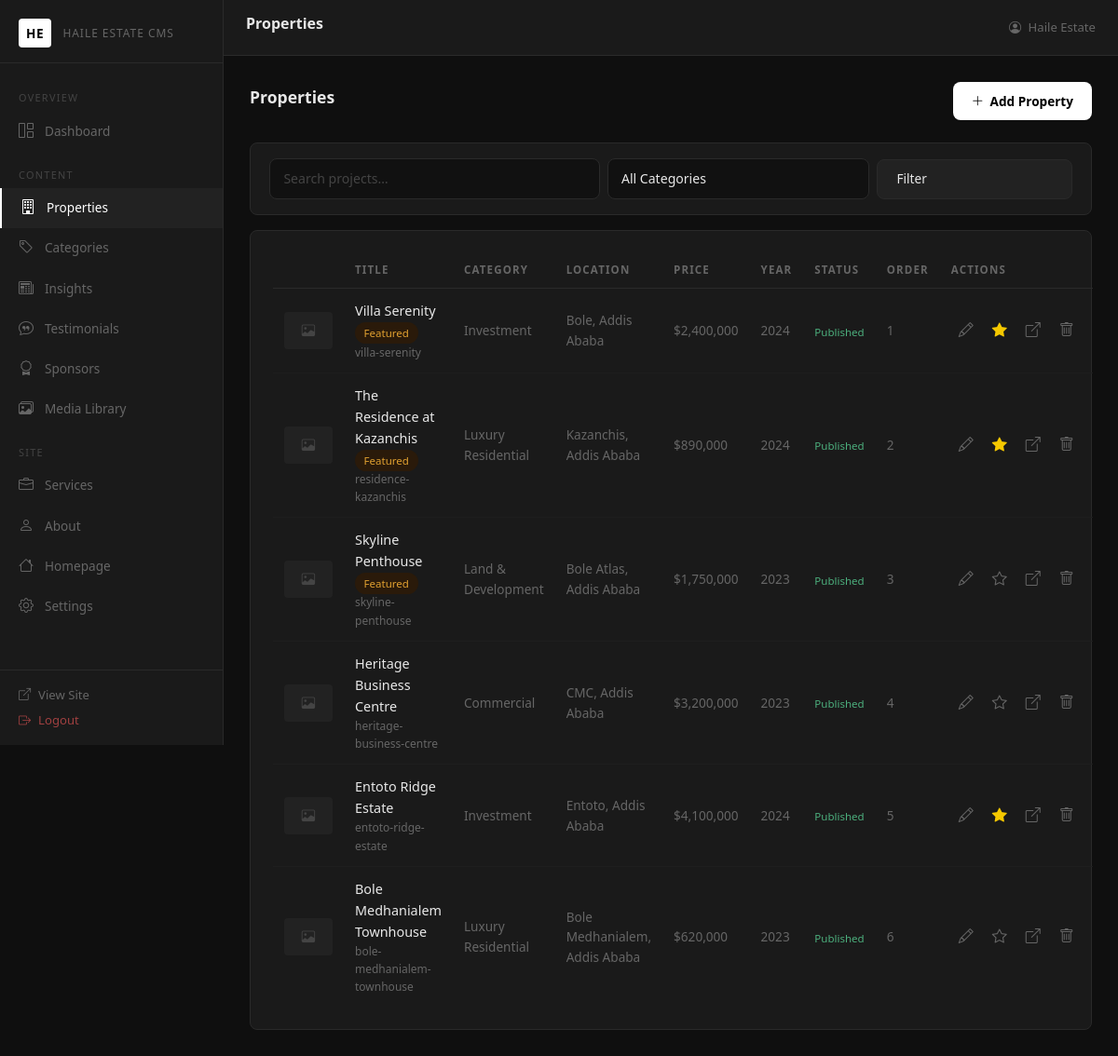
The app's page /admin/projects.php (signed in) with its own data.
### tables this page shows
CREATE TABLE `projects` (
  `id` int(11) NOT NULL AUTO_INCREMENT,
  `category_id` int(11) DEFAULT NULL,
  `client_id` int(11) DEFAULT NULL,
  `title` varchar(200) NOT NULL,
  `slug` varchar(220) NOT NULL,
  `short_description` varchar(300) DEFAULT NULL,
  `description` text DEFAULT NULL,
  `year` year DEFAULT NULL,
  `cover_image` varchar(255) DEFAULT NULL,
  `featured` tinyint(1) NOT NULL DEFAULT 0,
  `favorite` tinyint(1) NOT NULL DEFAULT 0,
  `status` enum('published','draft') NOT NULL DEFAULT 'draft',
  `display_order` int(11) NOT NULL DEFAULT 0,
  `location` varchar(200) DEFAULT NULL,
  `price` varchar(100) DEFAULT NULL,
  `bedrooms` int(11) DEFAULT NULL,
  `bathrooms` int(11) DEFAULT NULL,
  `area` varchar(100) DEFAULT NULL,
  `created_at` datetime NOT NULL DEFAULT CURRENT_TIMESTAMP,
  `updated_at` datetime NOT NULL DEFAULT CURRENT_TIMESTAMP ON UPDATE CURRENT_TIMESTAMP,
  PRIMARY KEY (`id`),
  UNIQUE KEY `slug` (`slug`),
  KEY `category_id` (`category_id`),
  KEY `client_id` (`client_id`),
  CONSTRAINT `fk_project_category` FOREIGN KEY (`category_id`) REFERENCES `categories` (`id`) ON DELETE SET NULL,
  CONSTRAINT `fk_project_client` FOREIGN KEY (`client_id`) REFERENCES `clients` (`id`) ON DELETE SET NULL
);

CREATE TABLE `categories` (
  `id` int(11) NOT NULL AUTO_INCREMENT,
  `name` varchar(100) NOT NULL,
  `slug` varchar(120) NOT NULL,
  `description` varchar(300) DEFAULT NULL,
  `image` varchar(255) DEFAULT NULL,
  `display_order` int(11) NOT NULL DEFAULT 0,
  `created_at` datetime NOT NULL DEFAULT CURRENT_TIMESTAMP,
  PRIMARY KEY (`id`),
  UNIQUE KEY `slug` (`slug`)
);

### includes/database.php (called while the page is built, shortened)
<?php
function db(): PDO {
    static $pdo = null;
    if ($pdo === null) {
        $dsn = 'mysql:host=' . DB_HOST . ';dbname=' . DB_NAME . ';charset=' . DB_CHARSET;
        $pdo = new PDO($dsn, DB_USER, DB_PASS, [
            PDO::ATTR_ERRMODE            => PDO::ERRMODE_EXCEPTION,
            PDO::ATTR_DEFAULT_FETCH_MODE => PDO::FETCH_ASSOC,
            PDO::ATTR_EMULATE_PREPARES   => false,
        ]);
    }
    return $pdo;
}

### includes/functions.php (called while the page is built, shortened)
<?php
require_once __DIR__ . '/database.php';
function e(string $s): string {
    return htmlspecialchars($s, ENT_QUOTES | ENT_SUBSTITUTE, 'UTF-8');
}
function getSetting(string $key, string $default = ''): string {
    static $cache = [];
    if (!isset($cache[$key])) {
        $st = db()->prepare('SELECT setting_value FROM settings WHERE setting_key = ?');
        $st->execute([$key]);
        $row = $st->fetch();
        $cache[$key] = $row ? (string)$row['setting_value'] : $default;
    }
    return $cache[$key];
}
function paginate(int $total, int $perPage, int $current): array {
    $pages = (int)ceil($total / $perPage);
    return [
        'total'    => $total,
        'per_page' => $perPage,
        'current'  => $current,
        'pages'    => $pages,
        'offset'   => ($current - 1) * $perPage,
    ];
}

### admin/projects.php (the view, shortened to what this page needs)
<?php
$perPage = 20;
$page    = max(1, (int)($_GET['page'] ?? 1));
$search  = trim($_GET['q'] ?? '');
$where = '1=1';
$params = [];
$total = db()->prepare("SELECT COUNT(*) FROM projects p WHERE $where");
$total->execute($params);
$pg = paginate((int)$total->fetchColumn(), $perPage, $page);
$st = db()->prepare("SELECT p.*, c.name AS category_name, cl.name AS client_name
    FROM projects p
    LEFT JOIN categories c ON p.category_id = c.id
    LEFT JOIN clients cl ON p.client_id = cl.id
    WHERE $where
    ORDER BY p.display_order ASC, p.created_at DESC
    LIMIT {$pg['per_page']} OFFSET {$pg['offset']}");
$st->execute($params);
$projects = $st->fetchAll();
include __DIR__ . '/includes/header.php';
?>
<div class="page-header">
    <h2>Properties</h2>
    <a href="<?= BASE_URL ?>/admin/project-create.php" class="btn-admin-primary"><i class="bi bi-plus-lg"></i> Add Property</a>
</div>
<div class="admin-card mb-3" style="padding:1rem 1.25rem">
    <form method="GET" class="row g-2 align-items-end">
        <div class="col-12 col-md-5">
            <input type="text" name="q" class="form-control" placeholder="Search projects…" value="<?= e($search) ?>">
        </div>
        <div class="col-12 col-md-4">
            <select name="cat" class="form-select">
                <option value="">All Categories</option>
            </select>
        </div>
        <div class="col-12 col-md-3 d-flex gap-2">
            <button type="submit" class="btn-admin-secondary flex-fill">Filter</button>
        </div>
    </form>
</div>
<div class="admin-card">
    <div class="d-none d-md-block">
    <table class="admin-table">
        <thead>
            <tr>
                <th></th>
                <th>Title</th>
                <th>Category</th>
                <th>Location</th>
                <th>Price</th>
                <th>Year</th>
                <th>Status</th>
                <th>Order</th>
                <th>Actions</th>
            </tr>
        </thead>
        <tbody>
        <?php foreach ($projects as $p): ?>
        <tr>
            <td>
                <?php if ($p['cover_image']): ?>
                <img src="<?= e(assetUrl($p['cover_image'])) ?>" class="table-thumb" alt="" loading="lazy">
                <?php else: ?>
                <div class="table-thumb-placeholder"><i class="bi bi-image"></i></div>
                <?php endif; ?>
            </td>
            <td>
                <div style="font-weight:500"><?= e($p['title']) ?></div>
                <?php if ($p['featured']): ?><span class="badge-featured">Featured</span><?php endif; ?>
                <div style="font-size:0.75rem;color:var(--text-muted)"><?= e($p['slug']) ?></div>
            </td>
            <td style="color:var(--text-muted);font-size:0.85rem"><?= e($p['category_name'] ?? '—') ?></td>
            <td style="color:var(--text-muted);font-size:0.85rem"><?= e($p['location'] ?? '—') ?></td>
            <td style="color:var(--text-muted);font-size:0.85rem"><?= e($p['price'] ?? '—') ?></td>
            <td style="color:var(--text-muted);font-size:0.85rem"><?= e($p['year'] ?? '—') ?></td>
            <td>
                <form method="POST" style="display:inline">
                    <button type="submit" name="toggle_status" class="badge-<?= $p['status'] ?>" style="border:none;cursor:pointer;background:none;padding:0">
                        <?= ucfirst($p['status']) ?>
                    </button>
                </form>
            </td>
            <td style="color:var(--text-muted);font-size:0.85rem"><?= $p['display_order'] ?></td>
            <td>
                <div class="d-flex gap-1">
                    <a href="<?= BASE_URL ?>/admin/project-edit.php?id=<?= $p['id'] ?>" class="btn-icon" title="Edit"><i class="bi bi-pencil"></i></a>
                    <form method="POST" style="display:inline">
                        <button type="submit" name="toggle_favorite"
                            class="btn-icon <?= $p['favorite'] ? 'active' : '' ?>"
                            title="<?= $p['favorite'] ? 'Remove from favourites' : 'Mark as favourite' ?>"
                            style="color:<?= $p['favorite'] ? '#f5c800' : 'var(--text-muted)' ?>">
                            <i class="bi bi-star<?= $p['favorite'] ? '-fill' : '' ?>"></i>
                        </button>
                    </form>
                    <?php if ($p['status'] === 'published'): ?>
                    <a href="<?= BASE_URL ?>/project.php?slug=<?= e($p['slug']) ?>" target="_blank" class="btn-icon" title="View"><i class="bi bi-box-arrow-up-right"></i></a>
                    <?php endif; ?>
                    <form method="POST" style="display:inline">
                        <button type="submit" name="delete_project" class="btn-icon danger"
                            data-confirm="Delete '<?= e(addslashes($p['title'])) ?>'? This will also delete all associated media files. This cannot be undone."
                            title="Delete"><i class="bi bi-trash"></i></button>
                    </form>
                </div>
            </td>
        </tr>
        <?php endforeach; ?>
        </tbody>
    </table>
    </div>
</div>
<?php include __DIR__ . '/includes/footer.php'; ?>

### assets/css/admin.css (style rules this page uses)
:root { --sidebar-w: 240px; --topbar-h: 60px; --bg: #0f0f0f; --surface: #1a1a1a; --surface2: #222; --border: #2a2a2a; --text: #e8e8e8; --text-muted: #666; --accent: #fff; --accent-dim: #aaa; --danger: #e05555; --success: #4caf7d; --warning: #e0a030; --info: #4a9eff; --radius: 8px; --transition: 0.2s ease; }
*, *::before, *::after { box-sizing: border-box; margin: 0; padding: 0; }
body { font-family: 'Segoe UI', system-ui, -apple-system, sans-serif; background: var(--bg); color: var(--text); font-size: 0.9rem; line-height: 1.6; }
.admin-card { background: var(--surface); border: 1px solid var(--border); border-radius: var(--radius); padding: 1.5rem; margin-bottom: 1.5rem; }
.admin-table { width: 100%; border-collapse: collapse; }
.admin-table th { font-size: 0.72rem; letter-spacing: 0.1em; text-transform: uppercase; color: var(--text-muted); padding: 0.6rem 0.75rem; border-bottom: 1px solid var(--border); text-align: left; white-space: nowrap; }
.admin-table td { padding: 0.75rem; border-bottom: 1px solid #1e1e1e; color: var(--text); vertical-align: middle; }
.admin-table tr:last-child td { border-bottom: none; }
.badge-published { background: #1a3a2a; color: #4caf7d; font-size: 0.72rem; padding: 0.25rem 0.6rem; border-radius: 20px; }
.badge-featured { background: #2a1a0a; color: #e0a030; font-size: 0.72rem; padding: 0.25rem 0.6rem; border-radius: 20px; }
.form-control, .form-select { background: #111; border: 1px solid var(--border); color: var(--text); border-radius: var(--radius); padding: 0.65rem 0.9rem; font-size: 0.88rem; transition: border-color var(--transition); }
.form-control::placeholder { color: #444; }
.form-select option { background: #1a1a1a; }
.btn-admin-primary { background: #fff; color: #000; border: none; padding: 0.6rem 1.25rem; border-radius: var(--radius); font-size: 0.85rem; font-weight: 600; cursor: pointer; transition: background var(--transition); text-decoration: none; display: inline-flex; align-items: center; gap: 0.4rem; }
.btn-admin-secondary { background: var(--surface2); color: var(--text); border: 1px solid var(--border); padding: 0.6rem 1.25rem; border-radius: var(--radius); font-size: 0.85rem; cursor: pointer; transition: background var(--transition); text-decoration: none; display: inline-flex; align-items: center; gap: 0.4rem; }
.btn-icon { background: none; border: none; color: var(--text-muted); padding: 0.3rem 0.5rem; border-radius: 4px; cursor: pointer; font-size: 1rem; transition: color var(--transition), background var(--transition); text-decoration: none; display: inline-flex; align-items: center; }
.page-header { display: flex; align-items: center; justify-content: space-between; margin-bottom: 1.5rem; flex-wrap: wrap; gap: 0.75rem; }
.page-header h2 { font-size: 1.1rem; font-weight: 600; }
.table-thumb-placeholder { width: 52px; height: 40px; background: var(--surface2); border-radius: 4px; display: flex; align-items: center; justify-content: center; color: #444; font-size: 0.9rem; }

### records on screen
projects: title "Villa Serenity", featured "Featured", slug "villa-serenity", category.name "Investment", location "Bole, Addis Ababa", price "$2,400,000", year "2024", status "Published", display_order "1", favorite 1 (drawn)
projects: title "The Residence at Kazanchis", featured "Featured", slug "residence-kazanchis", category.name "Luxury Residential", location "Kazanchis, Addis Ababa", price "$890,000", year "2024", status "Published", display_order "2", favorite 1 (drawn)
projects: title "Skyline Penthouse", featured "Featured", slug "skyline-penthouse", category.name "Land & Development", location "Bole Atlas, Addis Ababa", price "$1,750,000", year "2023", status "Published", display_order "3", favorite 0 (drawn)
projects: title "Heritage Business Centre", slug "heritage-business-centre", category.name "Commercial", location "CMC, Addis Ababa", price "$3,200,000", year "2023", status "Published", display_order "4", favorite 0 (drawn)
projects: title "Entoto Ridge Estate", slug "entoto-ridge-estate", category.name "Investment", location "Entoto, Addis Ababa", price "$4,100,000", year "2024", status "Published", display_order "5", favorite 1 (drawn)
projects: title "Bole Medhanialem Townhouse", slug "bole-medhanialem-townhouse", category.name "Luxury Residential", location "Bole Medhanialem, Addis Ababa", price "$620,000", year "2023", status "Published", display_order "6", favorite 0 (drawn)

### other values on screen
$pageTitle "Properties"
$_SESSION['admin_name'] "Haile Estate"
